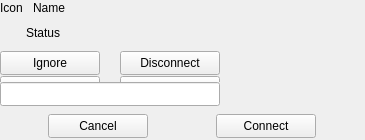
<?xml version="1.0" encoding="UTF-8"?>
<ui version="4.0">
 <class>TrayItemWidget</class>
 <widget class="QWidget" name="TrayItemWidget">
  <property name="geometry">
   <rect>
    <x>0</x>
    <y>0</y>
    <width>365</width>
    <height>140</height>
   </rect>
  </property>
  <property name="windowTitle">
   <string>TrayItemWidget</string>
  </property>
  <layout class="QVBoxLayout" name="verticalLayout_5">
   <property name="spacing">
    <number>0</number>
   </property>
   <property name="leftMargin">
    <number>0</number>
   </property>
   <property name="topMargin">
    <number>0</number>
   </property>
   <property name="rightMargin">
    <number>0</number>
   </property>
   <property name="bottomMargin">
    <number>0</number>
   </property>
   <item>
    <widget class="QWidget" name="connectionInfoWidget" native="true">
     <property name="sizePolicy">
      <sizepolicy hsizetype="Fixed" vsizetype="Preferred">
       <horstretch>0</horstretch>
       <verstretch>0</verstretch>
      </sizepolicy>
     </property>
     <property name="minimumSize">
      <size>
       <width>0</width>
       <height>16</height>
      </size>
     </property>
     <property name="maximumSize">
      <size>
       <width>16777215</width>
       <height>16</height>
      </size>
     </property>
     <property name="styleSheet">
      <string notr="true"/>
     </property>
     <layout class="QHBoxLayout" name="horizontalLayout_8" stretch="0,0,0,0">
      <property name="spacing">
       <number>10</number>
      </property>
      <property name="leftMargin">
       <number>0</number>
      </property>
      <property name="topMargin">
       <number>0</number>
      </property>
      <property name="rightMargin">
       <number>20</number>
      </property>
      <property name="bottomMargin">
       <number>0</number>
      </property>
      <item>
       <widget class="QLabel" name="connectionTypeIcon">
        <property name="text">
         <string>Icon</string>
        </property>
       </widget>
      </item>
      <item>
       <widget class="QLabel" name="connectionName">
        <property name="text">
         <string>Name</string>
        </property>
       </widget>
      </item>
      <item>
       <spacer name="horizontalSpacer_4">
        <property name="orientation">
         <enum>Qt::Horizontal</enum>
        </property>
        <property name="sizeHint" stdset="0">
         <size>
          <width>200</width>
          <height>20</height>
         </size>
        </property>
       </spacer>
      </item>
      <item>
       <widget class="AnimationLoadingLabel" name="loadingLabel">
        <property name="styleSheet">
         <string notr="true"/>
        </property>
        <property name="text">
         <string/>
        </property>
       </widget>
      </item>
     </layout>
    </widget>
   </item>
   <item>
    <widget class="QWidget" name="activeStatusWidget" native="true">
     <property name="sizePolicy">
      <sizepolicy hsizetype="Fixed" vsizetype="Preferred">
       <horstretch>0</horstretch>
       <verstretch>0</verstretch>
      </sizepolicy>
     </property>
     <property name="minimumSize">
      <size>
       <width>0</width>
       <height>66</height>
      </size>
     </property>
     <property name="maximumSize">
      <size>
       <width>16777215</width>
       <height>66</height>
      </size>
     </property>
     <property name="styleSheet">
      <string notr="true"/>
     </property>
     <layout class="QVBoxLayout" name="verticalLayout">
      <property name="spacing">
       <number>18</number>
      </property>
      <property name="leftMargin">
       <number>0</number>
      </property>
      <property name="topMargin">
       <number>10</number>
      </property>
      <property name="rightMargin">
       <number>0</number>
      </property>
      <property name="bottomMargin">
       <number>0</number>
      </property>
      <item>
       <layout class="QHBoxLayout" name="horizontalLayout_5">
        <property name="spacing">
         <number>0</number>
        </property>
        <property name="leftMargin">
         <number>26</number>
        </property>
        <item>
         <widget class="AnimationLoadingLabel" name="connectionStatus">
          <property name="sizePolicy">
           <sizepolicy hsizetype="Fixed" vsizetype="Preferred">
            <horstretch>0</horstretch>
            <verstretch>0</verstretch>
           </sizepolicy>
          </property>
          <property name="minimumSize">
           <size>
            <width>0</width>
            <height>14</height>
           </size>
          </property>
          <property name="maximumSize">
           <size>
            <width>16777215</width>
            <height>14</height>
           </size>
          </property>
          <property name="text">
           <string>Status</string>
          </property>
         </widget>
        </item>
        <item>
         <spacer name="horizontalSpacer_3">
          <property name="orientation">
           <enum>Qt::Horizontal</enum>
          </property>
          <property name="sizeHint" stdset="0">
           <size>
            <width>40</width>
            <height>14</height>
           </size>
          </property>
         </spacer>
        </item>
       </layout>
      </item>
      <item>
       <widget class="QWidget" name="ignoreAnddisconnect" native="true">
        <property name="sizePolicy">
         <sizepolicy hsizetype="Fixed" vsizetype="Fixed">
          <horstretch>0</horstretch>
          <verstretch>0</verstretch>
         </sizepolicy>
        </property>
        <property name="minimumSize">
         <size>
          <width>220</width>
          <height>24</height>
         </size>
        </property>
        <property name="maximumSize">
         <size>
          <width>220</width>
          <height>24</height>
         </size>
        </property>
        <layout class="QHBoxLayout" name="horizontalLayout_6">
         <property name="spacing">
          <number>20</number>
         </property>
         <property name="leftMargin">
          <number>0</number>
         </property>
         <property name="topMargin">
          <number>0</number>
         </property>
         <property name="rightMargin">
          <number>0</number>
         </property>
         <property name="bottomMargin">
          <number>0</number>
         </property>
         <item>
          <widget class="QPushButton" name="ignoreButton">
           <property name="sizePolicy">
            <sizepolicy hsizetype="Fixed" vsizetype="Fixed">
             <horstretch>0</horstretch>
             <verstretch>0</verstretch>
            </sizepolicy>
           </property>
           <property name="minimumSize">
            <size>
             <width>100</width>
             <height>24</height>
            </size>
           </property>
           <property name="maximumSize">
            <size>
             <width>100</width>
             <height>24</height>
            </size>
           </property>
           <property name="text">
            <string>Ignore</string>
           </property>
          </widget>
         </item>
         <item>
          <widget class="QPushButton" name="disconnectButton">
           <property name="sizePolicy">
            <sizepolicy hsizetype="Fixed" vsizetype="Fixed">
             <horstretch>0</horstretch>
             <verstretch>0</verstretch>
            </sizepolicy>
           </property>
           <property name="minimumSize">
            <size>
             <width>100</width>
             <height>24</height>
            </size>
           </property>
           <property name="maximumSize">
            <size>
             <width>100</width>
             <height>24</height>
            </size>
           </property>
           <property name="text">
            <string>Disconnect</string>
           </property>
          </widget>
         </item>
        </layout>
       </widget>
      </item>
      <item>
       <widget class="QWidget" name="cancelAndConnect" native="true">
        <property name="sizePolicy">
         <sizepolicy hsizetype="Fixed" vsizetype="Fixed">
          <horstretch>0</horstretch>
          <verstretch>0</verstretch>
         </sizepolicy>
        </property>
        <property name="minimumSize">
         <size>
          <width>220</width>
          <height>24</height>
         </size>
        </property>
        <property name="maximumSize">
         <size>
          <width>220</width>
          <height>24</height>
         </size>
        </property>
        <property name="styleSheet">
         <string notr="true"/>
        </property>
        <layout class="QHBoxLayout" name="horizontalLayout">
         <property name="spacing">
          <number>20</number>
         </property>
         <property name="leftMargin">
          <number>0</number>
         </property>
         <property name="topMargin">
          <number>0</number>
         </property>
         <property name="rightMargin">
          <number>0</number>
         </property>
         <property name="bottomMargin">
          <number>0</number>
         </property>
         <item>
          <widget class="QPushButton" name="cancelButton">
           <property name="sizePolicy">
            <sizepolicy hsizetype="Fixed" vsizetype="Fixed">
             <horstretch>0</horstretch>
             <verstretch>0</verstretch>
            </sizepolicy>
           </property>
           <property name="minimumSize">
            <size>
             <width>100</width>
             <height>24</height>
            </size>
           </property>
           <property name="maximumSize">
            <size>
             <width>100</width>
             <height>24</height>
            </size>
           </property>
           <property name="text">
            <string>Cancel</string>
           </property>
          </widget>
         </item>
         <item>
          <widget class="QPushButton" name="connectButton">
           <property name="sizePolicy">
            <sizepolicy hsizetype="Fixed" vsizetype="Fixed">
             <horstretch>0</horstretch>
             <verstretch>0</verstretch>
            </sizepolicy>
           </property>
           <property name="minimumSize">
            <size>
             <width>100</width>
             <height>24</height>
            </size>
           </property>
           <property name="maximumSize">
            <size>
             <width>100</width>
             <height>24</height>
            </size>
           </property>
           <property name="text">
            <string>Connect</string>
           </property>
          </widget>
         </item>
        </layout>
       </widget>
      </item>
     </layout>
    </widget>
   </item>
   <item>
    <widget class="QWidget" name="inputPasswordWidget" native="true">
     <layout class="QVBoxLayout" name="verticalLayout_4">
      <property name="spacing">
       <number>8</number>
      </property>
      <property name="leftMargin">
       <number>0</number>
      </property>
      <property name="topMargin">
       <number>0</number>
      </property>
      <property name="rightMargin">
       <number>0</number>
      </property>
      <property name="bottomMargin">
       <number>0</number>
      </property>
      <item>
       <widget class="QLineEdit" name="passwordEdit">
        <property name="sizePolicy">
         <sizepolicy hsizetype="Fixed" vsizetype="Fixed">
          <horstretch>0</horstretch>
          <verstretch>0</verstretch>
         </sizepolicy>
        </property>
        <property name="minimumSize">
         <size>
          <width>220</width>
          <height>24</height>
         </size>
        </property>
        <property name="maximumSize">
         <size>
          <width>220</width>
          <height>24</height>
         </size>
        </property>
       </widget>
      </item>
      <item>
       <layout class="QHBoxLayout" name="horizontalLayout_7">
        <property name="spacing">
         <number>20</number>
        </property>
        <item>
         <widget class="QPushButton" name="inputPasswordCancelButton">
          <property name="sizePolicy">
           <sizepolicy hsizetype="Fixed" vsizetype="Fixed">
            <horstretch>0</horstretch>
            <verstretch>0</verstretch>
           </sizepolicy>
          </property>
          <property name="minimumSize">
           <size>
            <width>100</width>
            <height>24</height>
           </size>
          </property>
          <property name="maximumSize">
           <size>
            <width>100</width>
            <height>24</height>
           </size>
          </property>
          <property name="text">
           <string>Cancel</string>
          </property>
         </widget>
        </item>
        <item>
         <widget class="QPushButton" name="inputPasswordConnectButton">
          <property name="sizePolicy">
           <sizepolicy hsizetype="Fixed" vsizetype="Fixed">
            <horstretch>0</horstretch>
            <verstretch>0</verstretch>
           </sizepolicy>
          </property>
          <property name="minimumSize">
           <size>
            <width>100</width>
            <height>24</height>
           </size>
          </property>
          <property name="maximumSize">
           <size>
            <width>100</width>
            <height>24</height>
           </size>
          </property>
          <property name="text">
           <string>Connect</string>
          </property>
         </widget>
        </item>
       </layout>
      </item>
     </layout>
    </widget>
   </item>
  </layout>
 </widget>
 <customwidgets>
  <customwidget>
   <class>AnimationLoadingLabel</class>
   <extends>QLabel</extends>
   <header location="global">animation-loading-label.h</header>
  </customwidget>
 </customwidgets>
 <resources/>
 <connections/>
</ui>
